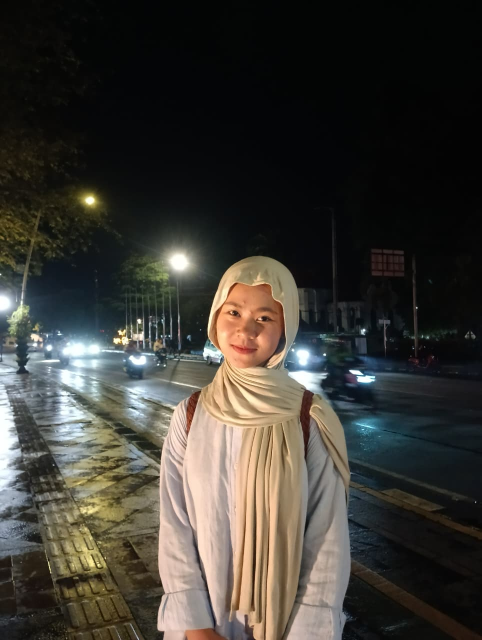
#> input picture WhatsApp Image 2025-11-12 at 11.15.52.jpeg, 963 x 1280 px (shown at 1/2 size)
$ jupyter execute main.ipynb
#> lines starting #> are read from the running program, lines starting #| are printed output that depends on the picture
#> further down, image is the input picture: shape (1280, 963, 3); mean B, G, R 53, 59.2, 61.9
[cell 1]
import cv2
import numpy as np
import matplotlib.pyplot as plt

[cell 2]
def scale_image(image, scale_x, scale_y, interpolation=cv2.INTER_LINEAR):
    """
    Melakukan penskalaan citra berdasarkan faktor skala X dan Y.

    Parameters:
    - image: array citra (numpy ndarray)
    - scale_x: faktor skala horizontal
    - scale_y: faktor skala vertikal
    - interpolation: metode interpolasi (default: INTER_LINEAR)

    Returns:
    - scaled_image: citra hasil penskalaan
    """
#> called with scale_x = 1.5, scale_y = 0.5, interpolation = 1
    if image is None:
        raise ValueError("Citra tidak valid atau belum dimuat.")

    height, width = image.shape[:2]
#> height = 1280; width = 963
    new_width = int(width * scale_x)
#> new_width = 1444
    new_height = int(height * scale_y)
#> new_height = 640

    scaled_image = cv2.resize(image, (new_width, new_height), interpolation=interpolation)
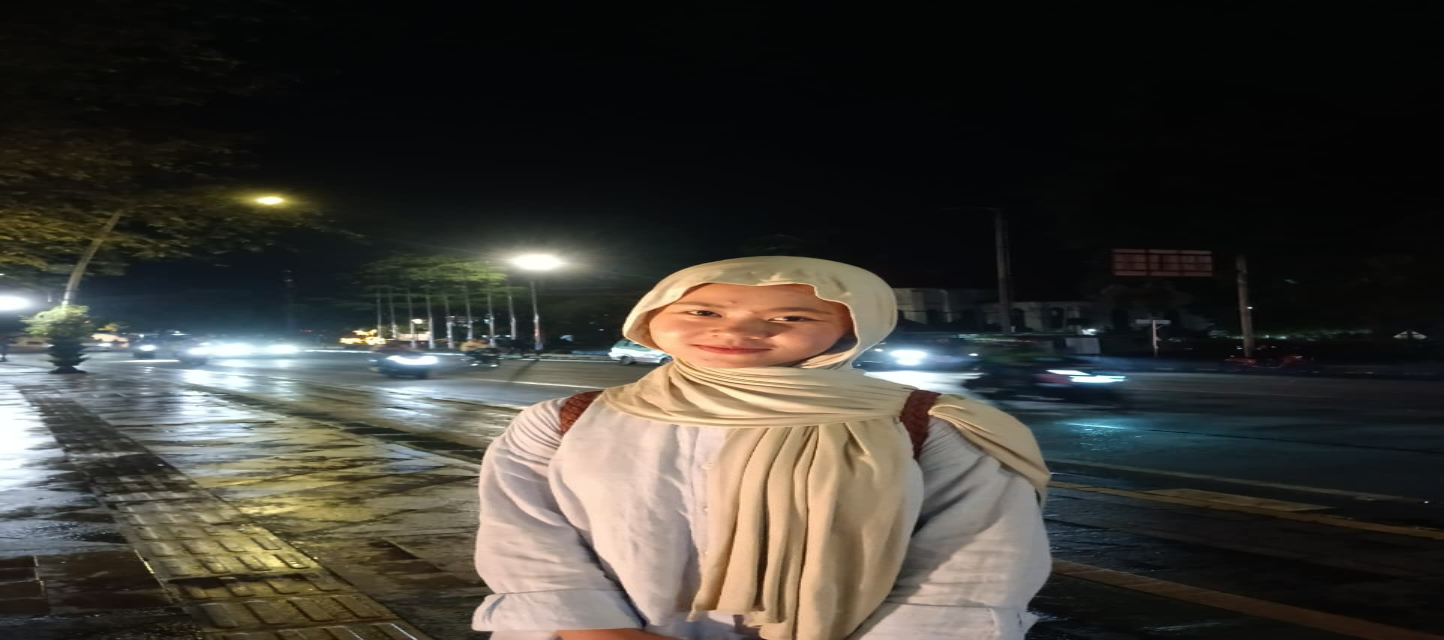
#> scaled_image: shape (640, 1444, 3); mean B, G, R 53, 59.2, 61.9
    return scaled_image

[cell 3]
# Ganti dengan path gambar lokal kamu
image_path = "WhatsApp Image 2025-11-12 at 11.15.52.jpeg"
image = cv2.imread(image_path)

# Konversi BGR ke RGB untuk ditampilkan dengan matplotlib
image_rgb = cv2.cvtColor(image, cv2.COLOR_BGR2RGB)

plt.imshow(image_rgb)
plt.title("Gambar Asli")
plt.axis("off")
plt.show()

[cell 4]
# Scaling dengan faktor 1.5 horizontal dan 0.5 vertikal
scaled = scale_image(image, scale_x=1.5, scale_y=0.5)

# Konversi BGR ke RGB
scaled_rgb = cv2.cvtColor(scaled, cv2.COLOR_BGR2RGB)

plt.imshow(scaled_rgb)
plt.title("Hasil Scaling (1.5x, 0.5y)")
plt.axis("off")
plt.show()
